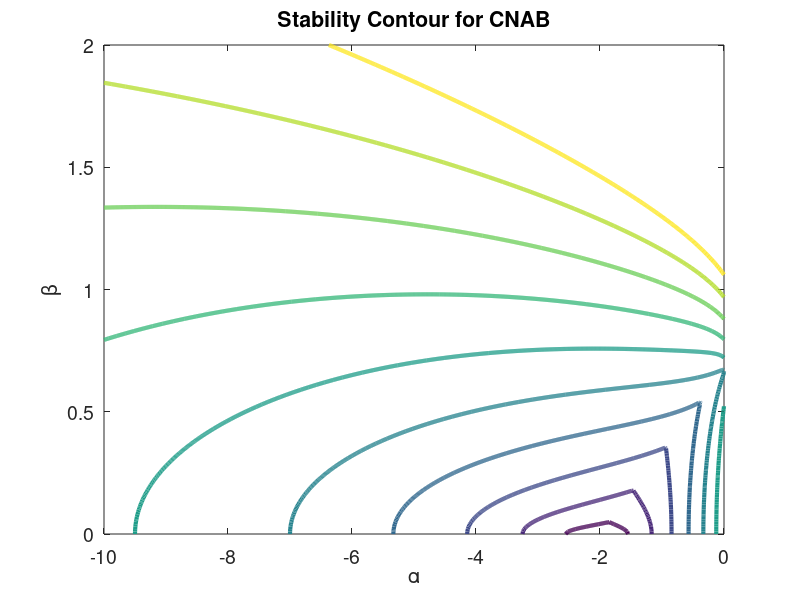

The MATLAB source for this figure:
% Crank Nicolson Adamas Bashfort scheme stability region

beta = 0:0.01:2;
alpha = 0:0.01:10;
alpha = -alpha;
[X,Y] = meshgrid(alpha,beta);

Z1 = ((-X/2 - (3*1i*Y)/2 - 1)+sqrt((X/2 + (3*1i*Y)/2 + 1).^2 -...
     1i*(3 - X).*Y))./(3 - X) ;
 
Z2 = ((-X/2 - (3*1i*Y)/2 - 1)-sqrt((X/2 + (3*1i*Y)/2 + 1).^2 -...
     1i*(3 - X).*Y))./(3 - X) ;
 
 Z1 = abs(Z1);
 Z2 = abs(Z2);
 Z = zeros(size(Z1));
 Z(1:end) = max(Z1(1:end),Z2(1:end));
 V = 0:0.1:1;
 contour(X,Y,Z,V,'linewidth',3)
 set(gca, 'fontsize',14)
 xlabel('\alpha')
 ylabel('\beta')
 title('Stability Contour for CNAB')